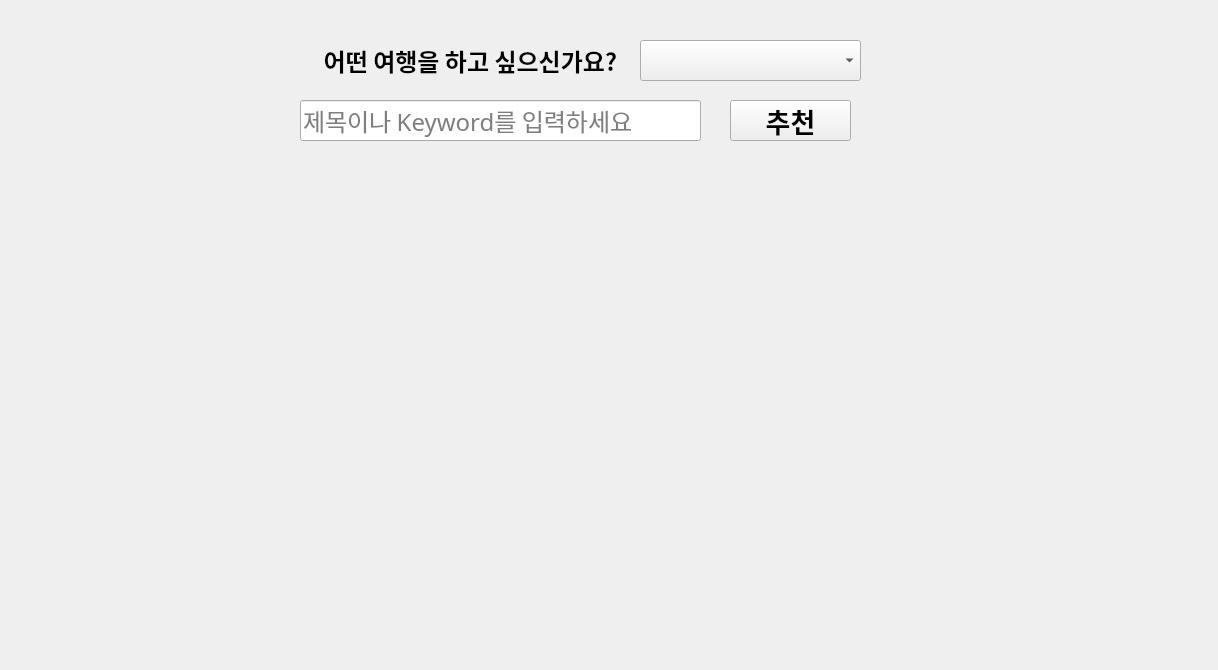
<?xml version="1.0" encoding="UTF-8"?>
<ui version="4.0">
 <class>Form</class>
 <widget class="QWidget" name="Form">
  <property name="geometry">
   <rect>
    <x>0</x>
    <y>0</y>
    <width>1218</width>
    <height>670</height>
   </rect>
  </property>
  <property name="windowTitle">
   <string>Form</string>
  </property>
  <widget class="QLabel" name="label">
   <property name="geometry">
    <rect>
     <x>300</x>
     <y>20</y>
     <width>341</width>
     <height>81</height>
    </rect>
   </property>
   <property name="font">
    <font>
     <family>함초롬돋움</family>
     <pointsize>18</pointsize>
     <weight>75</weight>
     <bold>true</bold>
    </font>
   </property>
   <property name="text">
    <string>어떤 여행을 하고 싶으신가요?</string>
   </property>
   <property name="alignment">
    <set>Qt::AlignCenter</set>
   </property>
  </widget>
  <widget class="QComboBox" name="comboBox">
   <property name="geometry">
    <rect>
     <x>640</x>
     <y>40</y>
     <width>221</width>
     <height>41</height>
    </rect>
   </property>
   <property name="font">
    <font>
     <family>함초롬돋움</family>
     <pointsize>16</pointsize>
     <weight>75</weight>
     <bold>true</bold>
    </font>
   </property>
   <property name="sizeAdjustPolicy">
    <enum>QComboBox::AdjustToMinimumContentsLengthWithIcon</enum>
   </property>
   <property name="placeholderText">
    <string>영화 선택</string>
   </property>
  </widget>
  <widget class="QLineEdit" name="le_keyword">
   <property name="geometry">
    <rect>
     <x>300</x>
     <y>100</y>
     <width>401</width>
     <height>41</height>
    </rect>
   </property>
   <property name="font">
    <font>
     <family>함초롬돋움</family>
     <pointsize>18</pointsize>
    </font>
   </property>
   <property name="cursor">
    <cursorShape>ArrowCursor</cursorShape>
   </property>
   <property name="text">
    <string/>
   </property>
   <property name="placeholderText">
    <string>제목이나 Keyword를 입력하세요</string>
   </property>
  </widget>
  <widget class="QPushButton" name="btn_recommendation">
   <property name="geometry">
    <rect>
     <x>730</x>
     <y>100</y>
     <width>121</width>
     <height>41</height>
    </rect>
   </property>
   <property name="font">
    <font>
     <family>함초롬돋움</family>
     <pointsize>20</pointsize>
     <weight>75</weight>
     <bold>true</bold>
    </font>
   </property>
   <property name="text">
    <string>추천</string>
   </property>
  </widget>
  <widget class="QLabel" name="lbl_recommendation">
   <property name="geometry">
    <rect>
     <x>20</x>
     <y>160</y>
     <width>1171</width>
     <height>501</height>
    </rect>
   </property>
   <property name="font">
    <font>
     <family>함초롬돋움</family>
     <pointsize>12</pointsize>
     <weight>50</weight>
     <bold>false</bold>
    </font>
   </property>
   <property name="text">
    <string/>
   </property>
   <property name="alignment">
    <set>Qt::AlignLeading|Qt::AlignLeft|Qt::AlignTop</set>
   </property>
  </widget>
 </widget>
 <resources/>
 <connections/>
</ui>
